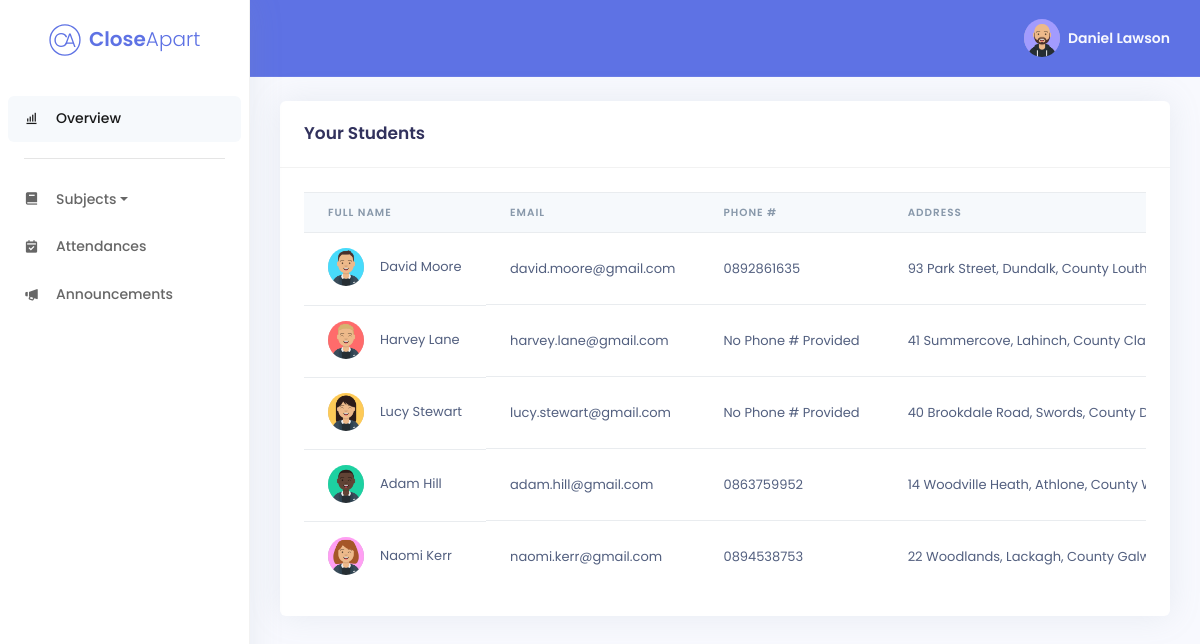
/staff/dashboard.php (signed in), run on the app's committed database.
### tables this page shows
CREATE TABLE IF NOT EXISTS Staff (
staff_id SMALLINT(3) NOT NULL AUTO_INCREMENT,
staff_fullname VARCHAR(255) NULL DEFAULT NULL,
staff_email VARCHAR(255) NULL DEFAULT NULL,
staff_password VARCHAR(255) NULL DEFAULT NULL,
staff_phone INT(10) ZEROFILL NULL,
staff_address VARCHAR(255) NULL,
staff_city VARCHAR(255) NULL,
staff_country VARCHAR(255) NULL,
staff_eircode VARCHAR(255) NULL,
staff_bio TEXT NULL,
staff_avatar VARCHAR(255) DEFAULT 'daniel-avataaar.png',
google_id VARCHAR(255) NULL,
PRIMARY KEY (staff_id));

CREATE TABLE IF NOT EXISTS Students (
student_id SMALLINT(3) NOT NULL AUTO_INCREMENT,
student_fullname VARCHAR(255) NULL DEFAULT NULL,
student_email VARCHAR(255) NULL DEFAULT NULL,
student_password VARCHAR(255) NULL DEFAULT NULL,
student_phone INT(10) ZEROFILL NULL,
student_address VARCHAR(255) NULL,
student_city VARCHAR(255) NULL,
student_country VARCHAR(255) NULL,
student_eircode VARCHAR(255) NULL,
student_bio TEXT NULL,
student_avatar VARCHAR(255) DEFAULT 'david-avataaar.png',
attendance SMALLINT(3) NULL,
attendance_explained SMALLINT(3) NULL,
attendance_unexplained SMALLINT(3) NULL,
class_id INT(11) NOT NULL,
PRIMARY KEY (student_id));

### staff/dashboard.php (the view, shortened to what this page needs)
<?php
require('../config/db.php');
function getStaffData($staffId) {
	require('../config/db.php');
	$array = array();
	$query = mysqli_query($conn, "SELECT * FROM staff WHERE staff_id=" . $staffId);
	while ($row = mysqli_fetch_assoc($query)) {
		$array['staff_id'] = $row['staff_id'];
		$array['staff_fullname'] = $row['staff_fullname'];
		$array['staff_email'] = $row['staff_email'];
		$array['staff_password'] = $row['staff_password'];
		$array['staff_avatar'] = $row['staff_avatar'];
	}
	return $array;
}
function getId($email) {
	require('../config/db.php');
	$query = mysqli_query($conn, "SELECT staff_id FROM staff WHERE staff_email='" . $email . "'");
	while ($row = mysqli_fetch_assoc($query)) {
		return $row['staff_id'];
	}
}
if (isset($_SESSION['staff_email'])) {
	$staffData = getStaffData(getId($_SESSION['staff_email']));
}
$query = "SELECT * FROM students JOIN classes USING(class_id) WHERE staff_email='" . $staffData['staff_email'] . "' OR staff_email='" . $_SESSION['email'] . "' ORDER BY student_id ASC";
$result = mysqli_query($conn, $query);
$lists = mysqli_fetch_all($result, MYSQLI_ASSOC);
?>
<!DOCTYPE html>
<html lang="en">
<head>
	<link href='https://unpkg.com/boxicons@2.0.7/css/boxicons.min.css' rel='stylesheet'>
	<link rel="stylesheet" href="../assets/css/argon.min.css">
	<link rel="stylesheet" type="text/css" href="https://cdn.datatables.net/1.10.23/css/dataTables.bootstrap4.min.css" />
</head>
<body>
	<nav class="sidenav navbar navbar-vertical fixed-left navbar-expand-xs navbar-light bg-white" id="sidenav-main">
		<div class="scrollbar-inner">
			<div class="sidenav-header align-items-center">
				<a class="navbar-brand d-flex justify-content-center" href="../index.php">
					<img src="../assets/images/brand/closeapart-logo-primary.svg" class="mr-2 brand-logo" alt="closeapart logo">
					<span class="font-weight-bold text-primary">Close</span><span
						class="font-weight-light text-primary">Apart</span>
				</a>
			</div>
			<div class="navbar-inner">
				<div class="collapse navbar-collapse" id="sidenav-collapse-main">
					<ul class="navbar-nav">
						<li class="nav-item">
							<a class="nav-link active" href="./dashboard.php">
								<i class='bx bx-bar-chart-alt'></i>
								<span class="nav-link-text">Overview</span>
							</a>
						</li>
					</ul>
					<hr class="my-3">
					<ul class="navbar-nav">
						<li class="nav-item">
							<a class="nav-link dropdown-toggle" href="#" role="button" data-toggle="dropdown" aria-haspopup="true"
								aria-expanded="false">
								<i class='bx bxs-book'></i>
								<span class="nav-link-text">Subjects</span>
							</a>
						</li>
						<li class="nav-item">
							<a class="nav-link" href="./attendances/attendances.php">
								<i class='bx bxs-calendar-check'></i>
								<span class="nav-link-text">Attendances</span>
							</a>
						</li>
						<li class="nav-item">
							<a class="nav-link" href="./announcements/announcements.php">
								<i class='bx bxs-megaphone'></i>
								<span class="nav-link-text">Announcements</span>
							</a>
						</li>
					</ul>
				</div>
			</div>
		</div>
	</nav>
	<div class="main-content">
		<nav class="navbar navbar-top navbar-expand navbar-dark bg-primary border-bottom">
			<div class="container-fluid">
				<div class="collapse navbar-collapse" id="navbarSupportedContent">
					<ul class="navbar-nav align-items-center">
						<li class="nav-item dropdown">
							<a class="nav-link pr-0" href="#" role="button" data-toggle="dropdown" aria-haspopup="true"
								aria-expanded="false">
								<div class="media align-items-center">
									<span class="avatar avatar-sm rounded-circle">
										<?php if($_SESSION['access_token'] == true): ?>
										<img src='<?php echo $_SESSION['picture']; ?>' />
										<?php else: ?>
										<img src='../assets/images/avatars/<?php echo $staffData['staff_avatar'] ?>' />
										<?php endif; ?>
									</span>
									<div class="media-body ml-2 d-none d-lg-block">
										<span
											class="mb-0 text-sm font-weight-bold"><?php echo $staffData['staff_fullname'] . $_SESSION['givenName'] . ' ' . $_SESSION['familyName'] ?></span>
									</div>
								</div>
							</a>
						</li>
					</ul>
				</div>
			</div>
		</nav>
		<div class="container-fluid mt-4">
			<div class="row">
				<div class="col-xl-12">
					<div class="card">
						<div class="card-header bg-transparent">
							<div class="row align-items-center">
								<div class="col">
									<h3 class="mb-0">Your Students</h3>
								</div>
							</div>
						</div>
						<div class="card-body">
							<div class="table-responsive">
								<table id="sorttable" class="table align-items-center table-flush hover stripe" style="border: none;">
									<thead class="thead-light">
										<tr>
											<th scope="col">Full Name</th>
											<th scope="col">Email</th>
											<th scope="col">Phone #</th>
											<th scope="col">Address</th>
										</tr>
									</thead>
									<tbody>
										<?php foreach($lists as $list) : ?>
										<tr>
											<td class="d-flex align-items-center">
												<span class="avatar avatar-sm rounded-circle mr-3">
													<img src='../assets/images/avatars/<?php echo $list['student_avatar'] ?>' />
												</span>
												<?php echo $list['student_fullname'] ?>
											</td>
											<td>
												<?php echo $list['student_email'] ?>
											</td>
											<td>
												<?php if($list['student_phone'] == ""): ?>
												<?php echo 'No Phone # Provided' ?>
												<?php else: ?>
												<?php echo $list['student_phone'] ?>
												<?php endif; ?>
											</td>
											<td>
												<?php if($list['student_address'] == ""): ?>
												<?php echo 'No Address Provided' ?>
												<?php else: ?>
												<?php echo $list['student_address'] ?>
												<?php endif; ?>
											</td>
										</tr>
										<?php endforeach; ?>
									</tbody>
								</table>
							</div>
						</div>
					</div>
				</div>
			</div>
		</div>
	</div>
</body>
</html>

### data on the page
staff: staff_id+staff_avatar (picture), staff_id+staff_fullname "Daniel Lawson"
students: student_avatar (picture), student_fullname "David Moore", student_email "david.moore@gmail.com", student_phone "0892861635", student_address "93 Park Street, Dundalk, County…"
students: student_avatar (picture), student_fullname "Harvey Lane", student_email "harvey.lane@gmail.com", shows "No Phone # Provided", student_address "41 Summercove, Lahinch, County…"
students: student_avatar (picture), student_fullname "Lucy Stewart", student_email "lucy.stewart@gmail.com", shows "No Phone # Provided", student_address "40 Brookdale Road, Swords, County…"
students: student_avatar (picture), student_fullname "Adam Hill", student_email "adam.hill@gmail.com", student_phone "0863759952", student_address "14 Woodville Heath, Athlone, County…"
students: student_avatar (picture), student_fullname "Naomi Kerr", student_email "naomi.kerr@gmail.com", student_phone "0894538753", student_address "22 Woodlands, Lackagh, County…"
